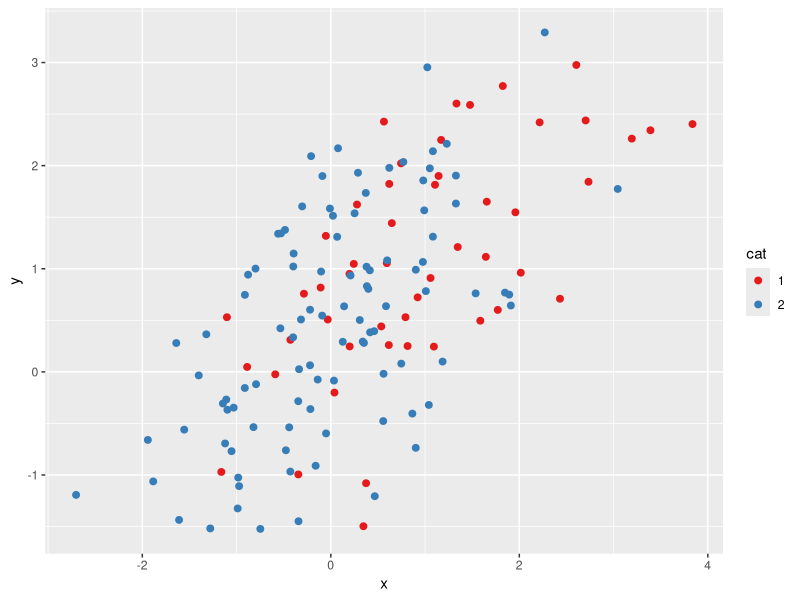
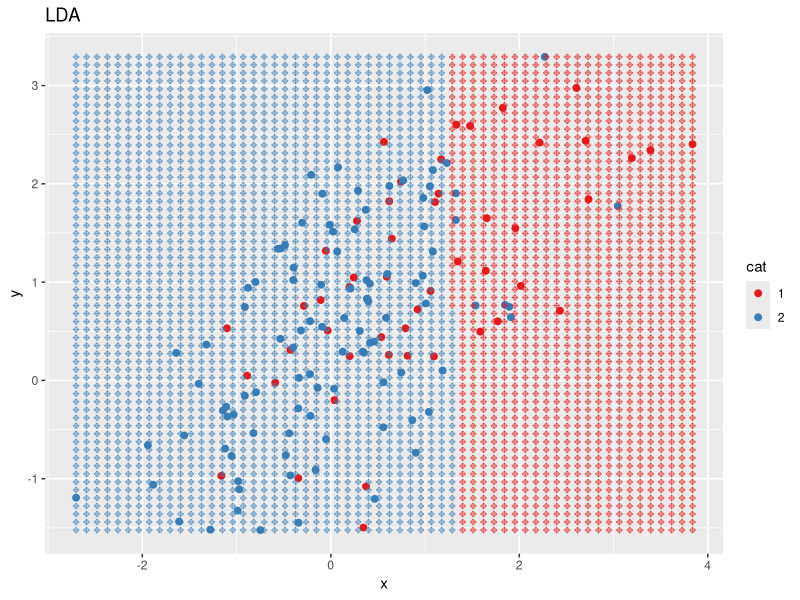
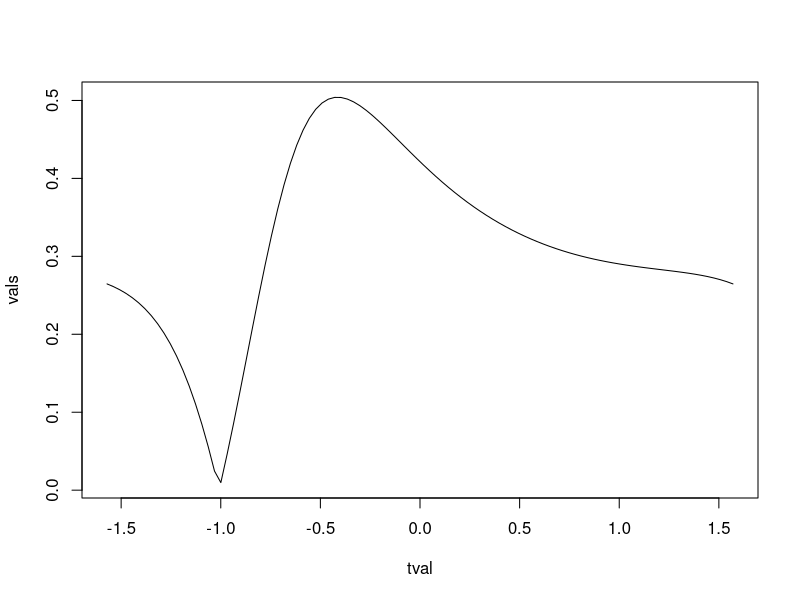
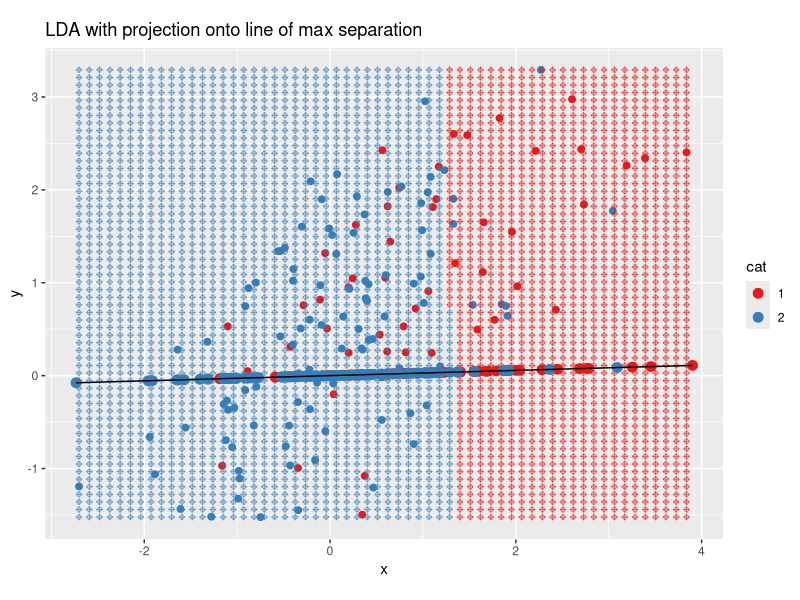
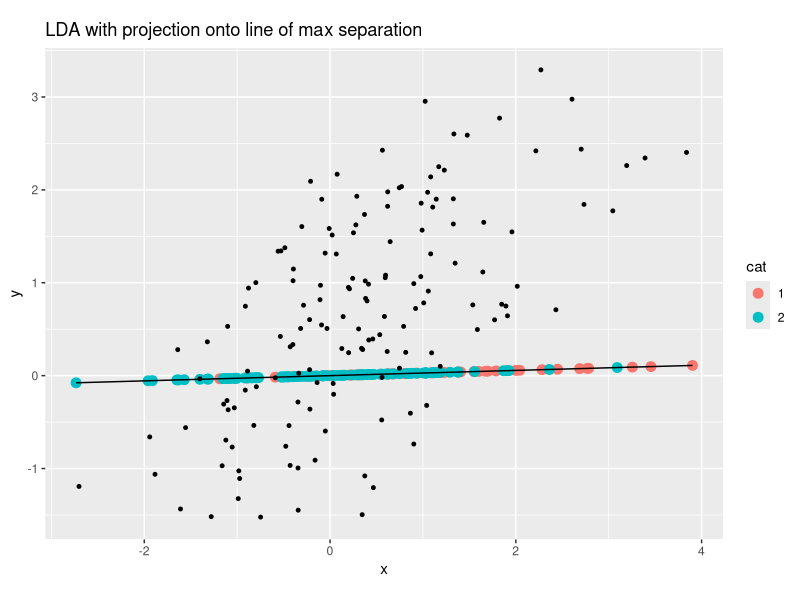
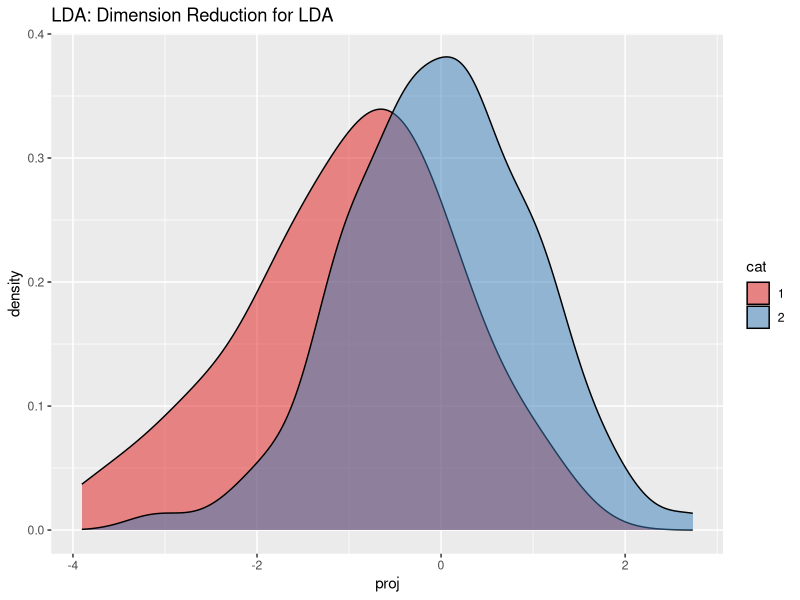
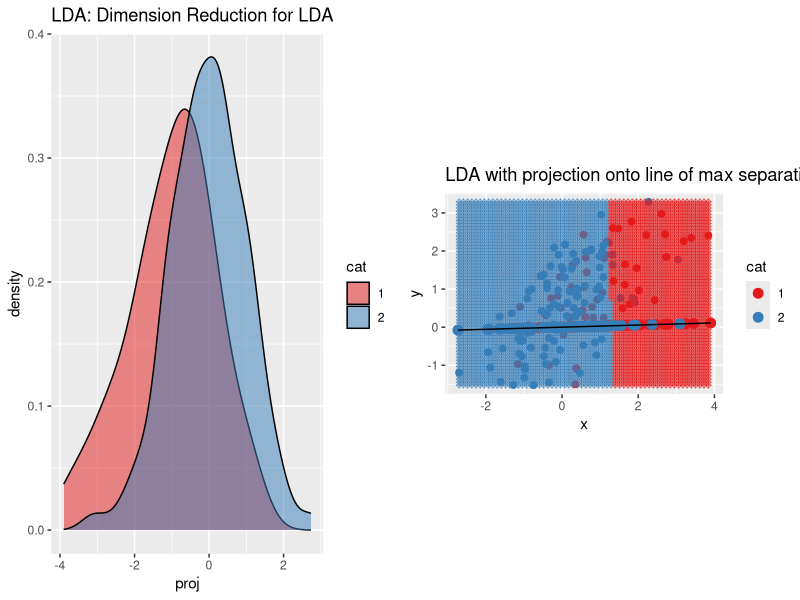

These charts were generated, in order, by the following R code:
remove(list=ls())
##lda example
library(MASS)
library(ggplot2)
library(dplyr)
##for pairs etc
library(GGally)
##for side-by-side
library(gridExtra)
##for contours
library(graphics)
##for knn
library(class)
##as usual

#######################
## LDA with p=2, K=3


##generate data p=2
## for binary classification K=2
N1=50
N2=N1*2
N=N1+N2
##classes (binary)
K=2
##Features
p=2



#################################
## SIGMA for multivariate normal
#################################
############################################
## same covariances QDA
## #########################################
## Random covariance matrix
##controls the convariance
# k=1.5
#x1=matrix(runif(4,-k,k),nrow=2)
#(S=t(x1)%*%x1)
## Fixed covariance
S <- matrix(c(1,.5,.5,1),nrow=2)
##data for the two classes. different means, same S
dat1=mvrnorm(N1,c(1,1),S)
dat2=mvrnorm(N2,c(0,.5),S)
dat=rbind(dat1,dat2)
##make a data frame and add class information
sameCOV.df=data.frame(x=dat[,1],y=dat[,2],
                      cat=factor(c(rep(1,N1),rep(2,N2))))

#######################################################
##Use lda function
## linear discriminant
#######################################################
data.df <- sameCOV.df
head(data.df)
nrow(data.df)

##plot the grid values versus the original values
dat.gg<-ggplot()+
  geom_point(data=data.df,aes(x,y,color=cat),size=2)+
    scale_color_brewer(palette="Set1")
dat.gg

###Estimate Sigma,mu,pi

#################################
## Linear discriminant analysis model
lda.fit=lda(cat~x+y,data=data.df)
##the predicted categories
##training
lda.pred <- predict(lda.fit,data.df)

val<-lda.pred$class
data.df <- mutate(data.df,cat.pred.lda = val)
with(data.df,table(cat,cat.pred.lda))

########
# Use logistic...both do exactly the same on this sort of data
str(data.df)
glm.fit<-glm(cat~x+y,data=data.df,family="binomial")
val<-(predict(glm.fit,type="response")>0.5)
data.df<-mutate(data.df,cat.pred.glm=ifelse(val,1,0) )
with(data.df,table(cat,cat.pred.glm))

with(data.df,table(cat.pred.lda,cat.pred.glm))


## make a plotting grid in x and y
GS <- 60
x.vals0<-with(data.df,seq(min(x),max(x),length=GS))
y.vals0<-with(data.df,seq(min(y),max(y),length=GS))
grid.df <- expand.grid(x.vals0,y.vals0)
names(grid.df) <- c("x","y")
###make predictions for grid xy vals
grid.lda <- predict(lda.fit,grid.df)
grid.df <- within(grid.df,cat.lda <- grid.lda$class)
##the probabilities
grid.df <- within(grid.df,probs <- grid.lda$posterior[,1])
head(grid.df)

##plot the grid values versus the original values
grid.gg <- ggplot()+
  geom_point(data=data.df,aes(x,y,color=cat),size=2)+
  geom_point(data=grid.df,aes(x,y,color=cat.lda),size=1,shape=9,alpha=0.6)+
##  stat_contour(data=grid.df,aes(x,y,z=probs),breaks=c(0.5))+
  scale_color_brewer(palette="Set1")+
  ggtitle("LDA")
grid.gg


#######################################################
##LDA....project onto 1 dimensional space with separation
#######################################################
##look at lda.fit
lda.fit
##this is the projection onto the line of maximal separation
PROJ <-  lda.fit$scaling
PROJ
(w <- PROJ[,1])
##Normalize w. Calculate the length of w
p <- as.numeric((t(w)%*% w))
w<-w/sqrt(p)
w
##try with any other line
##theta <- .6
#w <- matrix(c(cos(theta),sin(theta)),nrow=2)

##compute  the projections of the puts (x,y) onto normal P
dat.proj <- dat%*%w
##Data frame of points on projected line
proj.df <- data.frame(
           proj= dat.proj,
           x=dat.proj*w[1],
           y=dat.proj*w[2],
           x0=dat[,1],
           y0=dat[,2],
           cat=data.df$cat)
head(proj.df)

sum0.df <- proj.df%>%
    group_by(cat)%>%
    summarize(mu=mean(proj),
              s2=var(proj))
sum0.df

temp <-cbind(sum0.df[1,2:3],sum0.df[2,2:3])
Jval<-abs(temp[1]-temp[3])/(temp[2]+temp[4])
Jval

J <- function(theta){
    w0 <- matrix(c(cos(theta),sin(theta)),nrow=2)
    ##compute  the projections of the puts (x,y) onto normal P
    dat.proj <- dat%*%w0
    ##Data frame of points on projected line
    proj.df <- data.frame(
        proj= dat.proj,
           cat=data.df$cat)        
    sum0.df <- proj.df%>%
        group_by(cat)%>%
        summarize(mu=mean(proj),
                  s2=var(proj))
    temp <-cbind(sum0.df[1,2:3],sum0.df[2,2:3])
    abs(temp[1]-temp[3])/(temp[2]+temp[4])
}
J(0)
tval <- seq(-pi/2,pi/2,length=100)
vals <- unlist(lapply(tval,J))
max(vals)
plot(tval,vals,type="l")


##add the projections onto the line of maximal separation
proj.gg <- grid.gg+
    geom_point(data=proj.df,aes(x,y,color=cat),size=3)+
    geom_line(data=proj.df,aes(x,y),size=.5,color="black")+
    coord_fixed()+
    ggtitle("LDA with projection onto line of max separation")
proj.gg

##Just for fun...show the projections of the data onto the LDA vector
proj.gg2 <- ggplot(data=proj.df)+
  geom_point(aes(x,y,color=cat),size=3)+
  geom_point(aes(x0,y0),size=1)+
  geom_line(aes(x,y),size=.5,color="black")+
 coord_fixed()+
  ##scale_x_continuous(limits=c(-3,3))+
  ##scale_y_continuous(limits=c(-3,3))+
##  geom_segment(aes(x=x,xend=x0,y=y,yend=y0,color=cat),
##               size=3,alpha=.25)+
  ggtitle("LDA with projection onto line of max separation")
proj.gg2


##One dimensional reduction
oneD.gg <- ggplot(proj.df,aes(proj,fill=cat))+
    geom_density(alpha=.5)+
    scale_fill_brewer(palette="Set1")+
    ggtitle("LDA: Dimension Reduction for LDA")
oneD.gg

##put both together...assuming grid.arrange is available.
grid.arrange(oneD.gg,proj.gg,nrow=1)


mod.glm1<-glm(cat~proj,data=proj.df,family="binomial")
pred.glm1<-predict(mod.glm1,type="response")>0.5
table(pred.glm1,proj.df$cat)

mod.glm2<-glm(cat~y,data=proj.df,family="binomial")
pred.glm2<-predict(mod.glm2,type="response")>0.5
table(pred.glm2,proj.df$cat)

summary(mod.glm1)
summary(mod.glm2)
